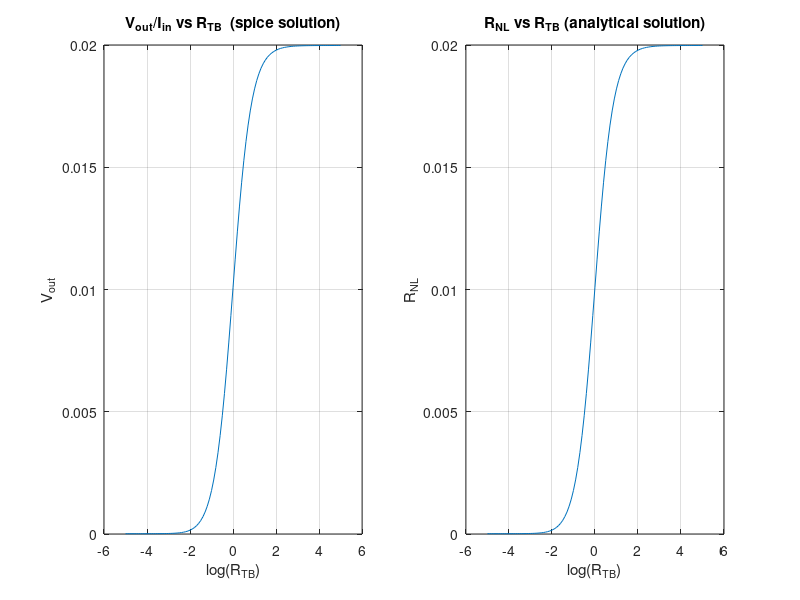

Write MATLAB code to recreate this figure. (Note: this script raises an error after producing the figure.)
clc; clear all; close all;

%Constants (all MKS, except energy which is in eV)
q=1.6e-19;Z=zeros(2,2);

% Parameters
% note: R => rho*lambda_sf/A; L => L/lambda_sf
ii=0;
for X=-5:0.1:5
   ii=ii+1; RT(ii)=X; RT1=10^X; RT2=10^X;% Tunnel Resistance
   PT1=0.2; PT2=0.2;% Polarization of Tunnel Contacts
   RF=1e-2; LF1=100; LF2=100; PF1=0.05; PF2=0.05;% Ferromagnetic contacts
   RN=1; LN1=100; LN2=1e-3; LN3=100;% Nonmagnetic Channel

  % FM layers
  G_FM1 = ((1/RF/LF1)*[1 PF1;PF1 PF1*PF1])+(((1-PF1*PF1)/RF)*[0 0; 0 ...
            csch(LF1)]);
  G_FM2 = ((1/RF/LF2)*[1 PF2;PF2 PF2*PF2])+(((1-PF2*PF2)/RF)*[0 0; 0 ...
            csch(LF2)]);
  G0_FM1 = ((1-PF1*PF1)/RF)*[0 0;0 coth(LF1)-csch(LF1)];
  G0_FM2 = ((1-PF2*PF2)/RF)*[0 0;0 coth(LF2)-csch(LF2)];

  % NM channel
  G_NM1 = (1/RN/LN1)*[1 0;0 LN1*csch(LN1)];
  G_NM2 = (1/RN/LN2)*[1 0;0 LN2*csch(LN2)];
  G_NM3 = (1/RN/LN3)*[1 0;0 LN3*csch(LN3)];
  G0_NM1 = (1/RN)*[0 0;0 coth(LN1)-csch(LN1)];
  G0_NM2 = (1/RN)*[0 0;0 coth(LN2)-csch(LN2)];
  G0_NM3 = (1/RN)*[0 0;0 coth(LN3)-csch(LN3)];

  % Tunnel Barrier
  G_TB1=(1/RT1)*[1 PT1;PT1 1];
  G_TB2=(1/RT2)*[1 PT2;PT2 1];

  % Conductance matrix from KCL
  G = [G0_FM1+G_FM1 -G_FM1 Z Z Z Z Z;
    -G_FM1 G0_FM1+G_FM1+G_TB1 Z Z -G_TB1 Z Z;
    Z Z G0_FM2+G_FM2 -G_FM2 Z Z Z;
    Z Z -G_FM2 G0_FM2+G_FM2+G_TB2 Z -G_TB2 Z;
    Z -G_TB1 Z Z G_NM1+G0_NM1+G0_NM2+G_NM2+G_TB1 -G_NM2 Z;
    Z Z Z -G_TB2 -G_NM2 G_NM3+G0_NM2+G0_NM3+G_NM2+G_TB2 -G_NM3;
    Z Z Z Z Z -G_NM3 G_NM3+G0_NM3];

  % SPICE Solution
  C = [1; PF1; zeros(12,1)];% Terminal currents
  V=G\C; V=reshape(V,2,7);% Terminal voltages
  Vout(ii)=V(1,3)-V(1,7);% Output voltage

  % Analytical Solution
  RF1=RF; RF2=RF;
  Numer = 2*RN*exp(-LN2)*(PT1*RT1/RN/(1-PT1^2) + PF1*RF1/RN/(1-PF1^2))...
    *(PT2*RT2/RN/(1-PT2^2) + PF2*RF2/RN/(1-PF2^2));
  denom = (1+ 2*RT1/RN/(1-PT1^2) + 2*RF1/RN/(1-PF1^2))...
    *(1+ 2*RT2/RN/(1-PT2^2) + 2*RF2/RN/(1-PF2^2)) - exp(-LN2);
  Rnon_local(ii)=Numer/denom;
end

figure;
subplot(1,2,1); plot(RT, Vout/C(1)); ylabel(['V_{out}']); xlabel(['log(R_{TB})']); title(['V_{out}/I_{in} vs R_{TB}  (spice solution)']); grid on;
subplot(1,2,2); plot(RT, Rnon_local); ylabel(['R_{NL}']); xlabel(['log(R_{TB})']); title(['R_{NL} vs R_{TB} (analytical solution)']); grid on;
sgtitle(['R_{NL} Characteristics for NLSV (I_{in} = 1A)']);
